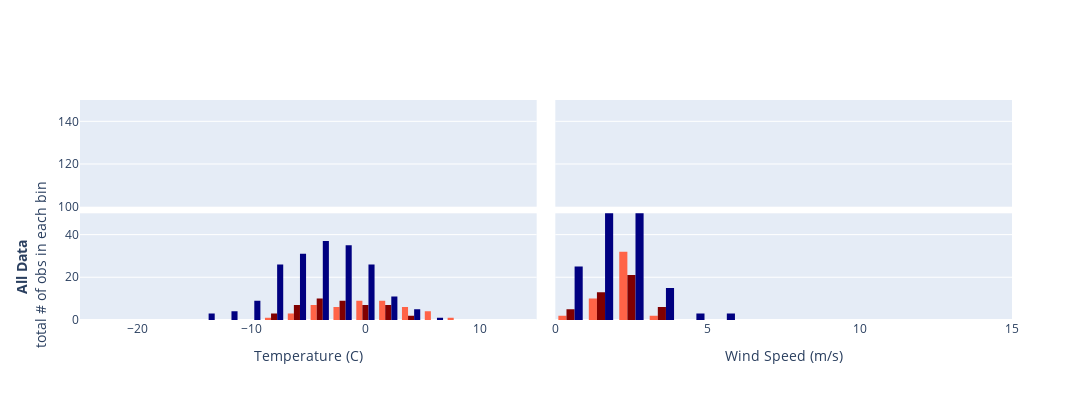

This figure's notebook cell:
### Code cell
fig = make_subplots(rows=2, cols=2, shared_xaxes=False, shared_yaxes=True, 
                    vertical_spacing=0.03, horizontal_spacing=0.02)

# row 1 
fig.add_trace(go.Histogram(x = dfSW600.AirTC_Avg, showlegend=False, histfunc='count', marker_color=color1, xbins=dict(start=-25, end=10, size=2), autobinx=False),row=1, col=1)
fig.add_trace(go.Histogram(x = dfSW400600.AirTC_Avg, showlegend=False, histfunc='count', marker_color=color2, xbins=dict(start=-25, end=10, size=2), autobinx=False),row=1, col=1)
fig.add_trace(go.Histogram(x = dfSW400.AirTC_Avg, showlegend=False, histfunc='count', marker_color=color3, xbins=dict(start=-25, end=10, size=2), autobinx=False),row=1, col=1)

fig.add_trace(go.Histogram(x = dfSW600.WS_ms_Avg,    showlegend=False, histfunc='count', marker_color=color1, xbins=dict(start=0, end=15, size=1), autobinx=False),row=1, col=2)
fig.add_trace(go.Histogram(x = dfSW400600.WS_ms_Avg, showlegend=False, histfunc='count', marker_color=color2, xbins=dict(start=0, end=15, size=1), autobinx=False),row=1, col=2)
fig.add_trace(go.Histogram(x = dfSW400.WS_ms_Avg,    showlegend=False, histfunc='count', marker_color=color3, xbins=dict(start=0, end=15, size=1), autobinx=False),row=1, col=2)

# row 2 
fig.add_trace(go.Histogram(x = dfSW600.AirTC_Avg, showlegend=False, histfunc='count', marker_color=color1, xbins=dict(start=-25, end=10, size=2), autobinx=False),row=2, col=1)
fig.add_trace(go.Histogram(x = dfSW400600.AirTC_Avg, showlegend=False, histfunc='count', marker_color=color2, xbins=dict(start=-25, end=10, size=2), autobinx=False),row=2, col=1)
fig.add_trace(go.Histogram(x = dfSW400.AirTC_Avg, showlegend=False, histfunc='count', marker_color=color3, xbins=dict(start=-25, end=10, size=2), autobinx=False),row=2, col=1)

fig.add_trace(go.Histogram(x = dfSW600.WS_ms_Avg,    showlegend=False, histfunc='count', marker_color=color1, xbins=dict(start=0, end=15, size=1), autobinx=False),row=2, col=2)
fig.add_trace(go.Histogram(x = dfSW400600.WS_ms_Avg, showlegend=False, histfunc='count', marker_color=color2, xbins=dict(start=0, end=15, size=1), autobinx=False),row=2, col=2)
fig.add_trace(go.Histogram(x = dfSW400.WS_ms_Avg,    showlegend=False, histfunc='count', marker_color=color3, xbins=dict(start=0, end=15, size=1), autobinx=False),row=2, col=2)

# axes 
fig.update_xaxes(visible=False, range=[-25,15], row=1, col=1)
fig.update_xaxes(visible=False, range=[0,15],   row=1, col=2)

fig.update_xaxes(title_text='Temperature (C)',  range=[-25,15],row=2, col=1)
fig.update_xaxes(title_text='Wind Speed (m/s)', range=[0,15],  row=2, col=2)

fig.update_yaxes(title_text='', range=[100,150], row=1, col=1)
fig.update_yaxes(title_text='<b> All Data</b> <br> total # of obs in each bin', range=[-0.05,50], row=2, col=1)


fig.update_layout(height=400, width=1300, title_text="")
fig.show()

### Figure 1 — Plotly figure (JSON) as saved in the notebook; plotly's stock layout.template omitted (floating-point values rounded to 4 significant figures; data arrays with more than 128 entries replaced by an {"elided": "..."} marker saying what was removed)
{"data": [{"histfunc": "count", "marker": {"color": "tomato"}, "showlegend": false, "type": "histogram", "x": [-8.377, 1.969, 3.237, 1.371, -0.5222, 2.158, 2.847, -4.204, -3.056, -3.469, -4.593, -3.941, -3.007, -2.357, -4.824, 0.1746, 0.9012, 2.09, 2.668, 3.182, 5.045, 6.18, 7.069, -6.362, -5.406, -5.155, -1.545, -0.9442, 0.3353, 0.1267, 0.9148, 1.813, 2.113, 5.02, 6.308, -2.177, -1.694, -1.963, -1.981, 0.3196, 0.4636, 1.627, 3.865, 4.049, 4.768, 4.718], "xaxis": "x", "xbins": {"end": 10, "size": 2, "start": -25}, "yaxis": "y"}, {"histfunc": "count", "marker": {"color": "maroon"}, "showlegend": false, "type": "histogram", "x": [-7.641, -8.342, -7.915, -6.241, -4.429, -3.012, -2.855, -0.7663, 0.8757, 2.491, -3.218, -0.1793, 1.154, -0.3, 2.154, -2.418, -5.651, -3.747, -5.896, -2.29, -2.363, -5.988, -5.728, -5.196, -4.831, -5.004, -3.992, -4.105, -3.821, -3.764, -1.702, -2.139, -2.515, 3.648, 1.918, -1.685, 1.834, -3.213, -1.973, -0.1292, -0.5076, 0.3868, 1.587, 3.204, 2.143], "xaxis": "x", "xbins": {"end": 10, "start": -25}, "yaxis": "y"}, {"histfunc": "count", "marker": {"color": "navy"}, "showlegend": false, "type": "histogram", "x": {"elided": "188 float values"}, "xaxis": "x", "xbins": {"end": 10, "start": -25}, "yaxis": "y"}, {"histfunc": "count", "marker": {"color": "tomato"}, "showlegend": false, "type": "histogram", "x": [2.646, 0.9588, 1.626, 2.498, 2.306, 2.51, 2.343, 2.159, 2.66, 2.693, 2.047, 2.346, 2.287, 2.443, 3.142, 1.248, 2.209, 2.219, 2.608, 2.346, 1.695, 2.35, 2.094, 2.086, 2.053, 1.967, 1.076, 1.307, 1.374, 2.066, 2.314, 2.017, 2.42, 2.064, 2.338, 3.064, 2.937, 2.853, 2.717, 2.181, 2.56, 2.622, 0.9736, 1.648, 1.427, 1.719], "xaxis": "x2", "xbins": {"end": 15, "size": 1, "start": 0}, "yaxis": "y2"}, {"histfunc": "count", "marker": {"color": "maroon"}, "showlegend": false, "type": "histogram", "x": [2.669, 3.365, 3.992, 2.897, 3.21, 1.548, 1.189, 1.865, 0.993, 1.389, 2.012, 1.157, 2.184, 1.98, 2.319, 2.194, 1.856, 1.87, 0.9748, 2.113, 1.75, 2.771, 2.3, 2.868, 2.923, 2.765, 2.594, 3.029, 3.144, 2.681, 2.651, 3.338, 0.8212, 1.902, 1.521, 0.5881, 2.043, 2.821, 2.885, 2.034, 1.624, 2.002, 2.01, 1.56, 0.7701], "xaxis": "x2", "xbins": {"end": 15, "start": 0}, "yaxis": "y2"}, {"histfunc": "count", "marker": {"color": "navy"}, "showlegend": false, "type": "histogram", "x": {"elided": "188 float values"}, "xaxis": "x2", "xbins": {"end": 15, "start": 0}, "yaxis": "y2"}, {"histfunc": "count", "marker": {"color": "tomato"}, "showlegend": false, "type": "histogram", "x": [-8.377, 1.969, 3.237, 1.371, -0.5222, 2.158, 2.847, -4.204, -3.056, -3.469, -4.593, -3.941, -3.007, -2.357, -4.824, 0.1746, 0.9012, 2.09, 2.668, 3.182, 5.045, 6.18, 7.069, -6.362, -5.406, -5.155, -1.545, -0.9442, 0.3353, 0.1267, 0.9148, 1.813, 2.113, 5.02, 6.308, -2.177, -1.694, -1.963, -1.981, 0.3196, 0.4636, 1.627, 3.865, 4.049, 4.768, 4.718], "xaxis": "x3", "xbins": {"end": 10, "size": 2, "start": -25}, "yaxis": "y3"}, {"histfunc": "count", "marker": {"color": "maroon"}, "showlegend": false, "type": "histogram", "x": [-7.641, -8.342, -7.915, -6.241, -4.429, -3.012, -2.855, -0.7663, 0.8757, 2.491, -3.218, -0.1793, 1.154, -0.3, 2.154, -2.418, -5.651, -3.747, -5.896, -2.29, -2.363, -5.988, -5.728, -5.196, -4.831, -5.004, -3.992, -4.105, -3.821, -3.764, -1.702, -2.139, -2.515, 3.648, 1.918, -1.685, 1.834, -3.213, -1.973, -0.1292, -0.5076, 0.3868, 1.587, 3.204, 2.143], "xaxis": "x3", "xbins": {"end": 10, "start": -25}, "yaxis": "y3"}, {"histfunc": "count", "marker": {"color": "navy"}, "showlegend": false, "type": "histogram", "x": {"elided": "188 float values"}, "xaxis": "x3", "xbins": {"end": 10, "start": -25}, "yaxis": "y3"}, {"histfunc": "count", "marker": {"color": "tomato"}, "showlegend": false, "type": "histogram", "x": [2.646, 0.9588, 1.626, 2.498, 2.306, 2.51, 2.343, 2.159, 2.66, 2.693, 2.047, 2.346, 2.287, 2.443, 3.142, 1.248, 2.209, 2.219, 2.608, 2.346, 1.695, 2.35, 2.094, 2.086, 2.053, 1.967, 1.076, 1.307, 1.374, 2.066, 2.314, 2.017, 2.42, 2.064, 2.338, 3.064, 2.937, 2.853, 2.717, 2.181, 2.56, 2.622, 0.9736, 1.648, 1.427, 1.719], "xaxis": "x4", "xbins": {"end": 15, "size": 1, "start": 0}, "yaxis": "y4"}, {"histfunc": "count", "marker": {"color": "maroon"}, "showlegend": false, "type": "histogram", "x": [2.669, 3.365, 3.992, 2.897, 3.21, 1.548, 1.189, 1.865, 0.993, 1.389, 2.012, 1.157, 2.184, 1.98, 2.319, 2.194, 1.856, 1.87, 0.9748, 2.113, 1.75, 2.771, 2.3, 2.868, 2.923, 2.765, 2.594, 3.029, 3.144, 2.681, 2.651, 3.338, 0.8212, 1.902, 1.521, 0.5881, 2.043, 2.821, 2.885, 2.034, 1.624, 2.002, 2.01, 1.56, 0.7701], "xaxis": "x4", "xbins": {"end": 15, "start": 0}, "yaxis": "y4"}, {"histfunc": "count", "marker": {"color": "navy"}, "showlegend": false, "type": "histogram", "x": {"elided": "188 float values"}, "xaxis": "x4", "xbins": {"end": 15, "start": 0}, "yaxis": "y4"}], "layout": {"height": 400, "title": {"text": ""}, "width": 1300, "xaxis": {"anchor": "y", "domain": [0, 0.49], "range": [-25, 15], "type": "linear", "visible": false}, "xaxis2": {"anchor": "y2", "domain": [0.51, 1], "range": [0, 15], "type": "linear", "visible": false}, "xaxis3": {"anchor": "y3", "domain": [0, 0.49], "range": [-25, 15], "title": {"text": "Temperature (C)"}, "type": "linear"}, "xaxis4": {"anchor": "y4", "domain": [0.51, 1], "range": [0, 15], "title": {"text": "Wind Speed (m/s)"}, "type": "linear"}, "yaxis": {"anchor": "x", "domain": [0.515, 1], "range": [100, 150], "title": {"text": ""}}, "yaxis2": {"anchor": "x2", "domain": [0.515, 1], "matches": "y", "showticklabels": false}, "yaxis3": {"anchor": "x3", "domain": [0, 0.485], "range": [-0.05, 50], "title": {"text": "<b> All Data</b> <br> total # of obs in each bin"}}, "yaxis4": {"anchor": "x4", "domain": [0, 0.485], "matches": "y3", "showticklabels": false}}}
